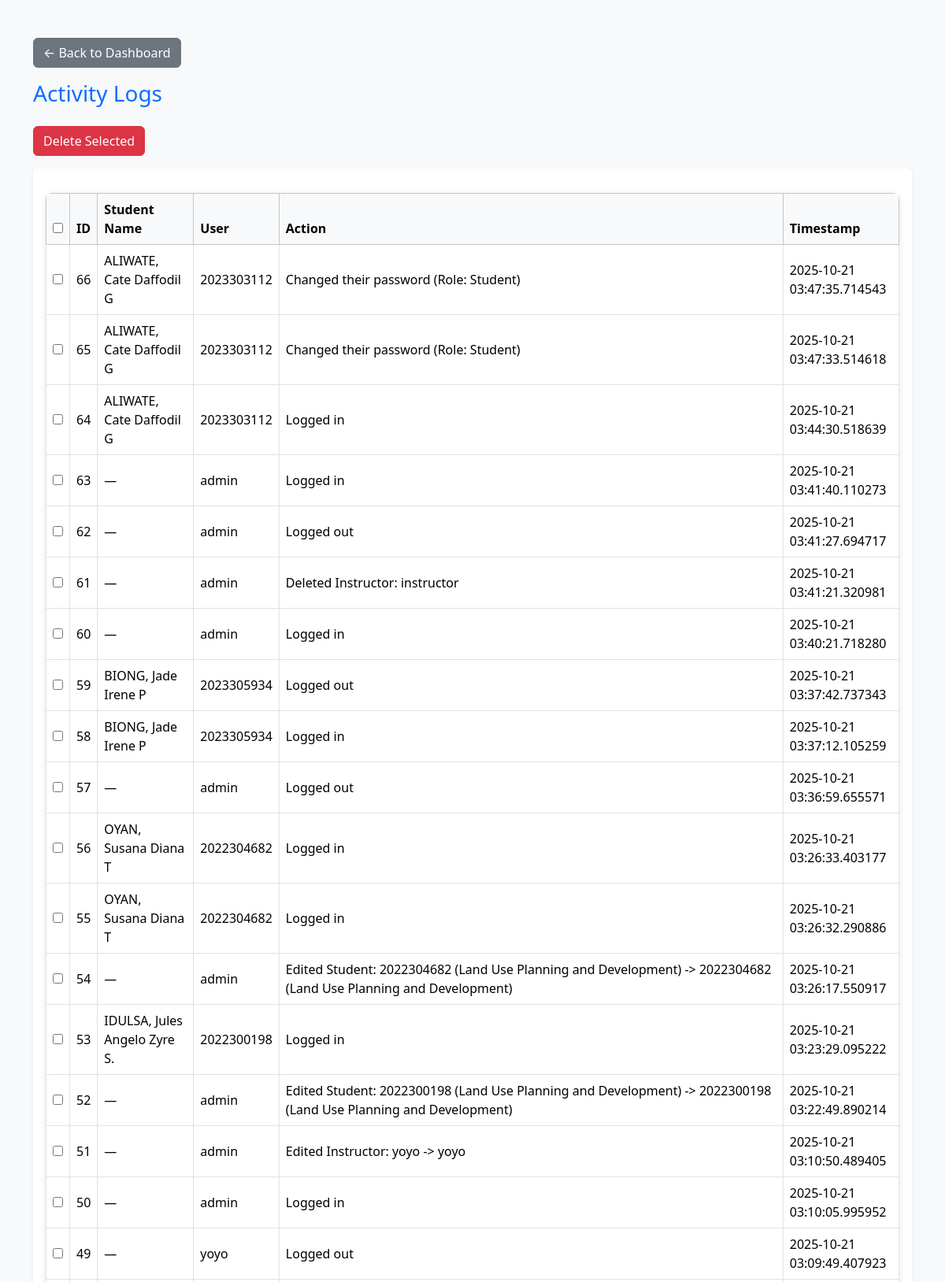
The app's page /view_logs (signed in, upper part) with its own data.
### app.py (models this page shows)
class Student(db.Model):
    id = db.Column(db.Integer, primary_key=True)
    student_id = db.Column(db.String(20), nullable=False)
    name = db.Column(db.String(100), nullable=False)
    subject = db.Column(db.String(50))
    grade = db.Column(db.String(10))
    remarks = db.Column(db.String(200))

class Log(db.Model):
    id = db.Column(db.Integer, primary_key=True)
    user = db.Column(db.String(100))
    action = db.Column(db.String(255))
    timestamp = db.Column(db.DateTime, default=datetime.utcnow)

### app.py (the view)
@app.route('/view_logs')
@login_required(role='Admin')
def view_logs():
    logs = Log.query.order_by(Log.timestamp.desc()).all()
    logs_with_student_name = []
    for log in logs:
        student = Student.query.filter_by(student_id=log.user).first()
        student_name = student.name if student else None
        logs_with_student_name.append({
            'id': log.id,
            'student_name': student_name,
            'user': log.user,
            'action': log.action,
            'timestamp': log.timestamp
        })
    return render_template('logs.html', logs=logs_with_student_name)

### app.py (called while the page is built)
def login_required(role=None):
    def decorator(f):
        @wraps(f)
        def decorated_function(*args, **kwargs):
            if 'user_id' not in session:
                flash("Please log in first.", "danger")
                return redirect(url_for('login'))
            if role and session.get('role') not in (role if isinstance(role, list) else [role]):
                flash("Access denied.", "danger")
                return redirect(url_for('login'))
            return f(*args, **kwargs)
        return decorated_function
    return decorator

### templates/logs.html (shortened to what this page needs)
<!DOCTYPE html>
<html lang="en">
<head>
<link href="https://cdn.jsdelivr.net/npm/bootstrap@5.3.3/dist/css/bootstrap.min.css" rel="stylesheet">
<link rel="stylesheet" href="{{ url_for('static', filename='css/style.css') }}">
</head>
<body class="bg-light">
<div class="container mt-5">
    <div class="mb-3">
        <a href="{{ url_for('dashboard_admin') }}" class="btn btn-secondary">
            ← Back to Dashboard
        </a>
    </div>
    <h3 class="text-primary mb-4">Activity Logs</h3>
    <div class="mb-3 d-flex gap-2">
        <button type="button" class="btn btn-danger" id="delete-selected" data-bs-toggle="modal" data-bs-target="#confirmDeleteModal">
            Delete Selected
        </button>
    </div>
    <form method="POST" action="{{ url_for('bulk_delete_logs') }}" id="bulk-delete-form">
        <div class="table-responsive shadow-sm bg-white p-3 rounded">
            <table class="table table-bordered table-hover align-middle mb-0">
                <thead class="table-light">
                    <tr>
                        <th><input type="checkbox" id="select-all"></th>
                        <th>ID</th>
                        <th>Student Name</th>
                        <th>User</th>
                        <th>Action</th>
                        <th>Timestamp</th>
                    </tr>
                </thead>
                <tbody>
                    {% for log in logs %}
                    <tr>
                        <td><input type="checkbox" name="log_ids" value="{{ log.id }}"></td>
                        <td>{{ log.id }}</td>
                        <td>{{ log.student_name or '—' }}</td>
                        <td>{{ log.user or '—' }}</td>
                        <td>{{ log.action }}</td>
                        <td>{{ log.timestamp }}</td>
                    </tr>
                    {% else %}
                    <tr>
                        <td colspan="6" class="text-center">No logs found.</td>
                    </tr>
                    {% endfor %}
                </tbody>
            </table>
        </div>
    </form>
</div>
</body>
</html>

### static/css/style.css (style rules this page uses)
#delete-selected { transition: background-color 0.3s, transform 0.2s; }
.table { border-radius: 8px; overflow: hidden; box-shadow: 0 2px 8px rgba(0,0,0,0.1); }
.table { margin-top: 15px; }

### records on screen
Student: name "ALIWATE, Cate Daffodil G" "ALIWATE, Cate Daffodil G" "ALIWATE, Cate Daffodil G"
Log: user "2023303112", action "Changed their password (Role: Student)", timestamp "2025-10-21 03:47:35.714543"
Log: user "2023303112", action "Changed their password (Role: Student)", timestamp "2025-10-21 03:47:33.514618"
Log: user "2023303112", action "Logged in", timestamp "2025-10-21 03:44:30.518639"
Log: id "63", student_name "—", user "admin", action "Logged in", timestamp "2025-10-21 03:41:40.110273"
Log: id "62", student_name "—", user "admin", action "Logged out", timestamp "2025-10-21 03:41:27.694717"
Log: id "61", student_name "—", user "admin", action "Deleted Instructor: instructor", timestamp "2025-10-21 03:41:21.320981"
Log: id "60", student_name "—", user "admin", action "Logged in", timestamp "2025-10-21 03:40:21.718280"
Student: name "BIONG, Jade Irene P" "BIONG, Jade Irene P"
Log: user "2023305934", action "Logged out", timestamp "2025-10-21 03:37:42.737343"
Log: user "2023305934", action "Logged in", timestamp "2025-10-21 03:37:12.105259"
Log: id "57", student_name "—", user "admin", action "Logged out", timestamp "2025-10-21 03:36:59.655571"
Student: name "OYAN, Susana Diana T" "OYAN, Susana Diana T"
Log: user "2022304682", action "Logged in", timestamp "2025-10-21 03:26:33.403177"
Log: user "2022304682", action "Logged in", timestamp "2025-10-21 03:26:32.290886"
Log: id "54", student_name "—", user "admin", action "Edited Student: 2022304682 (Land Use Planning and Development) -> 2022304682 (Land Use Planning and Development)", timestamp "2025-10-21 03:26:17.550917"
Student: name "IDULSA, Jules Angelo Zyre S."
Log: user "2022300198", action "Logged in", timestamp "2025-10-21 03:23:29.095222"
Log: id "52", student_name "—", user "admin", action "Edited Student: 2022300198 (Land Use Planning and Development) -> 2022300198 (Land Use Planning and Development)", timestamp "2025-10-21 03:22:49.890214"
Log: id "51", student_name "—", user "admin", action "Edited Instructor: yoyo -> yoyo", timestamp "2025-10-21 03:10:50.489405"
Log: id "50", student_name "—", user "admin", action "Logged in", timestamp "2025-10-21 03:10:05.995952"
Log: id "49", student_name "—", user "yoyo", action "Logged out", timestamp "2025-10-21 03:09:49.407923"

### other values on screen
{{ log.id }} "66" "65" "64" "59" "58" "56" "55" "53"
